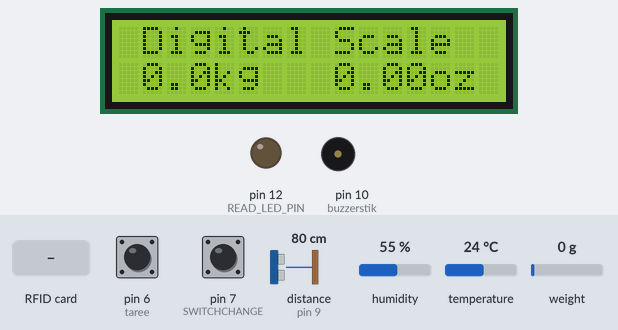
The sketch below on a simulated Arduino Uno, built with avr-gcc and run on an emulated ATmega328P. On the bench: 16×2 character LCD, output pins drawn as LEDs (lit = HIGH), buzzer (waves = sounding, pin HIGH). Wiring (inferred from the names in the program): ultrasonic range finder: trigger pin 8; echo pin 9. The inputs (shaded band) are chosen by the test bench; at power-on: pin 6 (taree) HIGH, weight on the scale 0 g, pin 7 (SWITCHCHANGE) HIGH, distance to the obstacle (sensor on pin 9) 80 cm, humidity 55 %, temperature 24 °C. The echo pulse lasts 58.3 µs per cm; pins used as bus, display or sensor lines are not drawn; what the sketch prints to the serial monitor is not drawn.

Above: at 5.7 s.
5.8 s: pin 6 (taree) pulled LOW for 0.15 s
At 6.3 s:
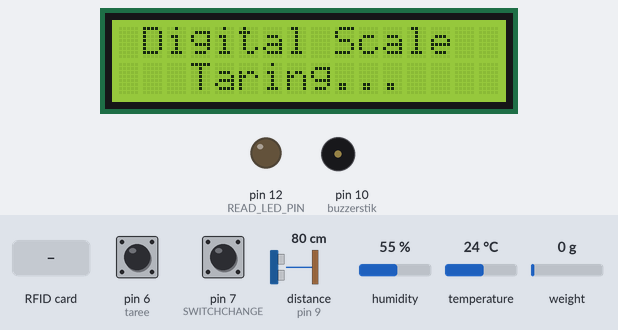
8.8 s: RFID card 5E 7A 19 C4 held to the reader
At 9.7 s:
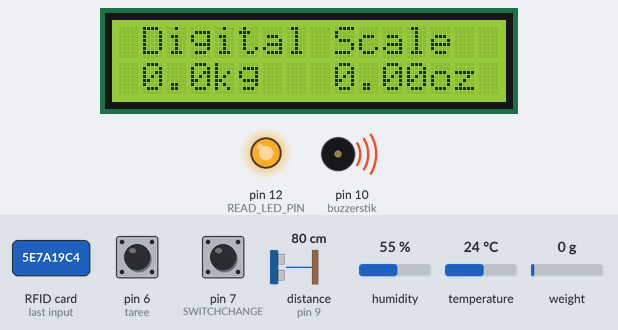
13.3 s: weight on the scale set to 100 g
At 14.5 s:
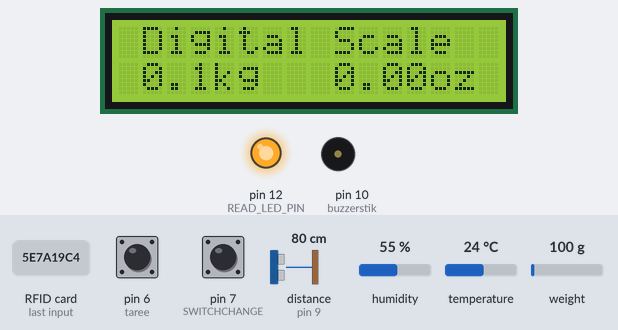
14.8 s: pin 6 (taree) pulled LOW for 1 s
At 16.27 s:
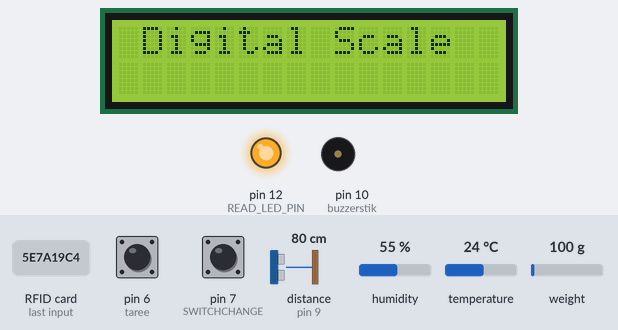
17.8 s: weight on the scale set to 1250 g
At 18.2 s:
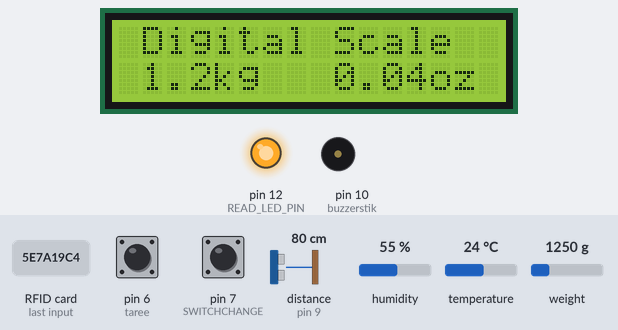
19.4 s: weight on the scale set to 2500 g
At 20.9 s:
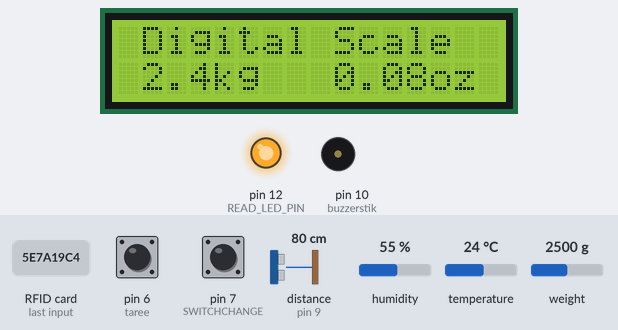
Timing chart, 0 to 21.9 s (numbered marks = the images above; inputs shaded):
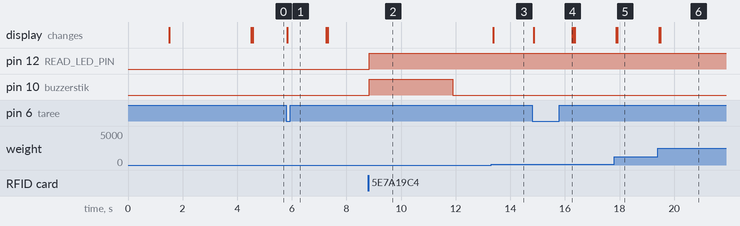

The sketch:

FID_dan_Loadcell_305_dan150kg_dengan_excel_dan_tombol_switch.ino
```cpp
#include "DHT.h"
#define DHTPIN 2     // Digital pin connected to the DHT sensor
#define DHTTYPE DHT11   // DHT 11
#include <SPI.h> //inisialisasi serial

#include <HX711_ADC.h>
#include <Wire.h>
#include <LiquidCrystal_I2C.h>

DHT dht(DHTPIN, DHTTYPE);

HX711_ADC LoadCell(4, 5); // dt pin, sck pin
LiquidCrystal_I2C lcd(0x27, 16, 2); // LCD HEX address 0x27
int taree = 6;
int a = 0;
float b = 0;
int val = 0;
int SWITCHCHANGE = 7;
//////////ultra//////////
int trig = 8; // membuat varibel trig di set ke-pin 8
int echo = 9; // membuat variabel echo di set ke-pin 9
long durasi, jarak; // membuat variabel durasi dan jarak

////////////////////////////////////////////////////

#include <rdm6300.h>
#define RDM6300_RX_PIN 3 // read the SoftwareSerial doc above! may need to change this pin to 10...
#define READ_LED_PIN 12
#define buzzerstik 10

Rdm6300 rdm6300;

void setup()
{
  Serial.begin(9600);
  dht.begin(); //pin dht
  ////////ultra////
  pinMode(trig, OUTPUT); // set pin trig menjadi OUTPUT
  pinMode(echo, INPUT); // set pin echo menjadi INPUT

  pinMode(SWITCHCHANGE, INPUT);
  int var = digitalRead(SWITCHCHANGE);
  ////////////////
  Serial.println("CLEARSHEET"); //membersihkan sheet
  Serial.println("LABEL, ID, BOBOT, TINGGI, SUHU, KELEMBABAN, TANGGAL, JAM");

  pinMode (taree, INPUT_PULLUP);
  LoadCell.begin(); // start connection to HX711
  LoadCell.start(1000); // load cells gets 1000ms of time to stabilize

  /////////////////////////////////////
  //LoadCell.setCalFactor(375); // Calibarate your LOAD CELL with 100g weight, and change the value according to readings

  if((var) == LOW){
  LoadCell.setCalFactor(29134);//timbangan 150kh gantung 29134
  lcd.clear();
  lcd.setCursor(1, 0);
  lcd.print("Timbangan Gantung");
  }
    else {LoadCell.setCalFactor(12824);// TIMBANGAN 2 timbangan ORANG 180KG x 2 = 360KG= 12824
        lcd.clear();
        lcd.setCursor(1, 0);
        lcd.print("Timbangan Duduk");
    }// TIMBANGAN 2 timbangan ORANG 180KG x 2 = 360KG= 12824
  Serial.println(var);
  /////////////////////////////////////

  lcd.init(); // begins connection to the LCD module
  lcd.clear();
  lcd.backlight(); // turns on the backlight
  lcd.setCursor(1, 0); // set cursor to first row
  lcd.print("Digital Scale "); // print out to LCD
  lcd.setCursor(0, 1); // set cursor to first row
  lcd.print(" 350KG MAX LOAD "); // print out to LCD
  delay(3000);
  lcd.clear();

  ///////////////////////////////////////rfid//////////////////

  pinMode(READ_LED_PIN, OUTPUT);
  digitalWrite(READ_LED_PIN, LOW);
  pinMode(buzzerstik, OUTPUT);
  rdm6300.begin(RDM6300_RX_PIN);
  Serial.println("\nPlace RFID tag near the rdm6300...");
}

void loop()
{ float tag;
  float i = LoadCell.getData(); // get output value
  float h= i;
  //float h = i / 1000;  //konversi gram ke kilogram
  /////////ultra///////
  digitalWrite(trig, LOW);
  delayMicroseconds(8);
  digitalWrite(trig, HIGH);
  delayMicroseconds(8);
  digitalWrite(trig, LOW);
  delayMicroseconds(8);
  durasi = pulseIn(echo, HIGH); // menerima suara ultrasonic
  jarak = (durasi / 2) / 29.1; // mengubah durasi menjadi jarak (cm)
  //Serial.println(jarak); // menampilkan jarak pada Serial Monitor
  /////////dht////////
  float hum = dht.readHumidity();
  float temp = dht.readTemperature();

  if (isnan(hum) || isnan(temp) ) {
    Serial.println(F("Failed to read from DHT sensor!"));
    return;
  }
  /* if non-zero tag_id, update() returns true- a new tag is near! */
  if (rdm6300.update()) {
    tag = float(rdm6300.get_tag_id());
    digitalWrite(READ_LED_PIN, rdm6300.is_tag_near());
    digitalWrite(buzzerstik, 1);
    Serial.print("DATA,");
    Serial.print(tag);
    Serial.print(",");
    Serial.print(h);
    Serial.print("Kg");
    Serial.print(",");
    Serial.print(jarak);
    Serial.print("Cm");
    Serial.print(",");
    Serial.print(temp);
    Serial.print("C");
    Serial.print(",");
    Serial.print(hum);
    Serial.print("%");
    Serial.print(",");
    Serial.print("DATE");
    Serial.print(",");
    Serial.print("TIME");
    Serial.println("");
    delay(3000);
    rdm6300.update();
  }
  else {
    lcd.setCursor(1, 0); // set cursor to first row
    lcd.print("Digital Scale "); // print out to LCD
    LoadCell.update(); // retrieves data from the load cell
    float i = LoadCell.getData(); // get output value
    if (i < 0)
    {
      i = i * (-1);
      lcd.setCursor(1, 1);
      lcd.print("-");
      lcd.setCursor(9, 1);
      lcd.print("-");
    }
    else
    {
      lcd.setCursor(0, 1);
      lcd.print(" ");
      lcd.setCursor(8, 1);
      lcd.print(" ");
    }

    lcd.setCursor(1, 1); // set cursor to secon row
    lcd.print(h, 1); // print out the retrieved value to the second row
    lcd.print("kg ");
    float z = i / 28.3495;
    lcd.setCursor(9, 1);
    lcd.print(z, 2);
    lcd.print("oz ");
    float h = i / 1000;

    if (i >= 350)
    {
      i = 0;
      lcd.setCursor(0, 0); // set cursor to secon row
      lcd.print("  Over Loaded   ");
      delay(200);
    }
    if (digitalRead (taree) == LOW)
    {
      lcd.setCursor(0, 1); // set cursor to secon row
      lcd.print("   Taring...    ");
      LoadCell.start(1000);
      lcd.setCursor(0, 1);
      lcd.print("                ");
    }

    //////////rfid///////////
    digitalWrite(buzzerstik, 0);
    //Serial.println("ready");
  }
}
```

Measured:
- after the input at 5.8 s, the display: changes at once (image 1)
- after the input at 8.8 s, pin 12 (READ_LED_PIN): LOW → HIGH at once; pin 10 (buzzerstik): LOW → HIGH at once, → LOW 3.1 s later
- after the input at 13.3 s, the display: changes after 0.07 s (image 3)
- after the input at 14.8 s, the display: first changes after 0.05 s (image 4 shows a later state)
- after the input at 17.8 s, the display: first changes after 0.08 s (image 5 shows a later state)
- after the input at 19.4 s, the display: first changes after 0.05 s (image 6 shows a later state)
